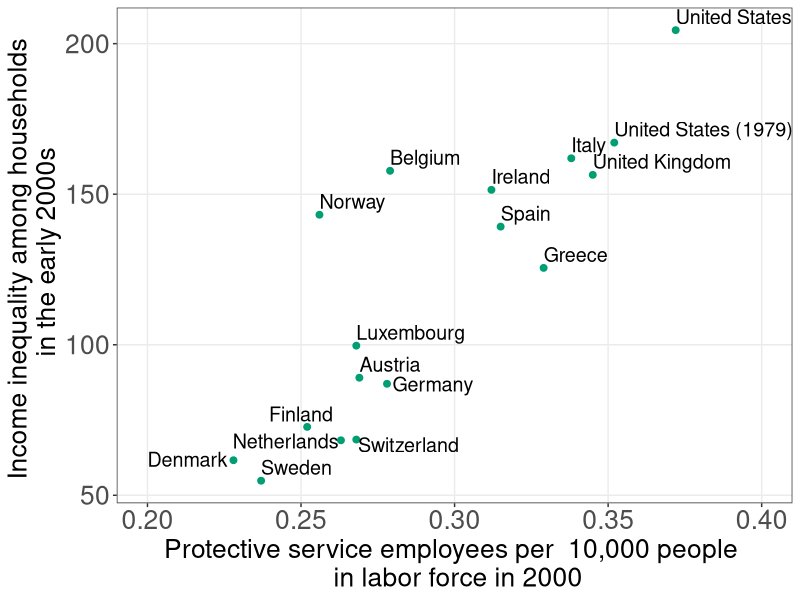
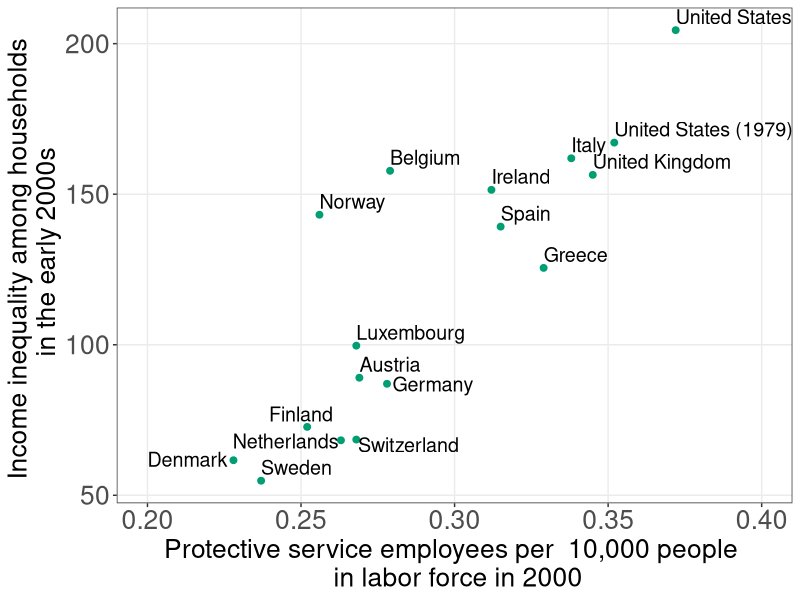

Generate these figures, in order, with R:
library(ggplot2)
library(readxl)
library(dplyr)

CBCols <- c("#009E73","#0072B2","#E69F00","#CC79A7", "#F0E442","#D55E00")

Data <- read_excel("public_mechanism/cross country figure data.xls")

Data <- Data %>%
  mutate(country  = na_if(country, "Switzerland")) %>%
  mutate(country = na_if(country, "Germany")) %>%
  mutate(country = na_if(country, "Finland")) %>%
  mutate(country = na_if(country, "Netherlands")) %>%
  mutate(country = na_if(country, "Denmark"))



Plot <- ggplot(Data, aes(x = `gini post tax and transfer`, y = `protective services employees per 10000 workers in the labor force`)) + 
  geom_point(aes(group = country), color  = CBCols[1], size = 2) + 
  geom_text(aes(label = country), hjust = 0, vjust = -0.4, size =5) + 
  scale_x_continuous(limits = c(.2,.4)) + 
  theme_bw() + 
  theme(legend.position = "none",
        panel.grid.minor = element_blank(),
              axis.title = element_text(size = 19),
              axis.text = element_text(size = 19)) + 
  annotate("text", x = 0.285, y = 66.8, label = "Switzerland", size =5 ) + 
  annotate("text", x = 0.293, y = 87, label = "Germany", size =5 ) + 
  annotate("text", x = 0.25, y = 77, label = "Finland", size =5 ) +
  annotate("text", x = 0.245, y = 68, label = "Netherlands", size =5 ) + 
  annotate("text", x = 0.213, y = 62, label = "Denmark", size =5 ) +
  xlab("Protective service employees per  10,000 people \n in labor force in 2000") + 
  ylab("Income inequality among households \n in the early 2000s")
  
  
Plot

ggsave(plot = Plot, "public_mechanism/cross_country.pdf", width = 9, height = 7, units = "in")
